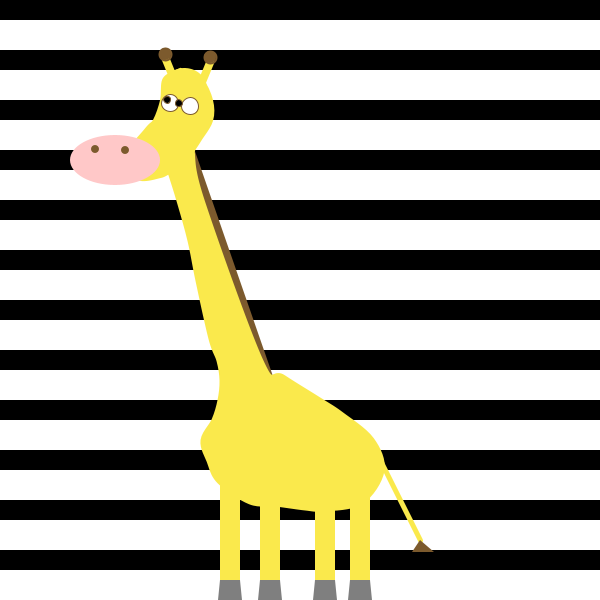
Frame 1 (no input)
Frame 60 (the mouse pressed at the canvas centre just before this capture): identical to frame 1, image omitted
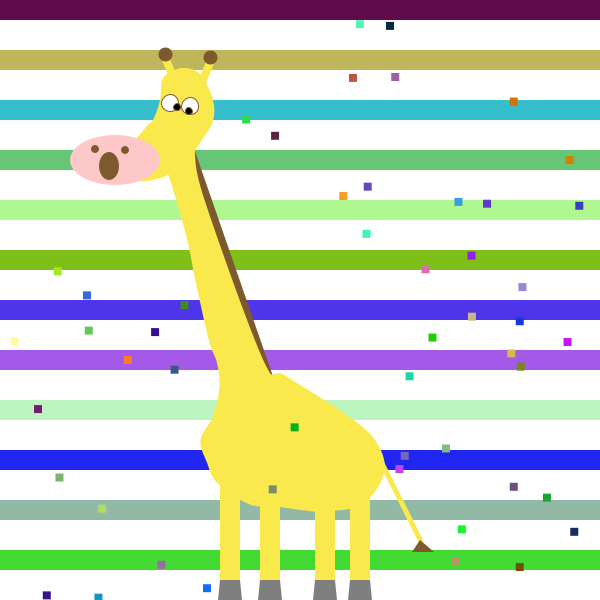
Frame 120 (the mouse held since frame 60 and released just before this capture)

The Processing sketch that drew these frames (run headless with seeded random() and noise(); from frame 60 on, the mouse is pressed at the canvas centre):

// Processing sketch: processing_50210
// ── processing_50210.pde

//HW Assignment 3, Jim Robert's Processing for the Arts @ CMU Spring 2012
//Sarah Keeling, 1/15/12
//Copyright 2012

int yellow = #FAE94C;
int brown = #7C5A2D;
int backgroundColor = 255;
int stripe;
int stripeMove = 1;
int textMov;

void setup () {
  size ( 600, 600);
  frameRate (12);
  smooth ();
  loadPixels();
}

void draw () {
  background (backgroundColor);
  backgroundPattern ();
  Body ();
  Head ();
  Legs ();
  Action ();
}


void backgroundPattern () {
  noStroke ();
  for (int i = 0; i< width; i = i + 50) {
    if (mousePressed) {
      fill  (random(255), random (255), random (255));
      rect (0, i, width, 20);
    }
    else {
      fill (0);
      rect (0, i, width, 20);
    }
  }
}

void Body () {
  // NECK 
  stroke (brown);
  strokeWeight (8);
  line (190, 150, 268, 375);

  //TORSO
  fill (yellow);
  stroke (yellow);
  beginShape ();
  curveVertex ( 190, 150 );
  curveVertex ( 190, 150 );
  curveVertex ( 200, 200 );
  curveVertex ( 259, 361 );
  curveVertex ( 282, 378 );
  curveVertex ( 317, 400 );
  curveVertex ( 340, 415 );
  curveVertex ( 370, 440 );
  curveVertex ( 380, 470 );
  curveVertex ( 360, 500 );
  curveVertex ( 324, 507 );
  curveVertex ( 305, 506 );
  curveVertex ( 275, 502 );
  curveVertex ( 250, 500 );
  curveVertex ( 220, 480 );
  curveVertex ( 210, 460 );
  curveVertex ( 204, 440 );
  curveVertex ( 215, 420 );
  curveVertex ( 221, 400 );
  curveVertex ( 223, 380 );
  curveVertex ( 220, 360 );
  curveVertex ( 212, 338 );
  curveVertex ( 199, 280 );
  curveVertex ( 191, 240 );
  curveVertex ( 180, 200 );
  curveVertex ( 170, 168 );
  curveVertex ( 170, 168 );
  endShape();

  //neckfur
  beginShape ();
  endShape ();

  //TAIL 
  stroke (yellow);
  strokeWeight (5);
  line (380, 460, 420, 540);
  fill (brown);
  noStroke ();
  triangle (420, 540, 412, 552, 434, 552);
}

void Head () {
  //EARS
  fill (yellow);
  stroke (yellow );
  beginShape ();
  curveVertex ( 180, 70 );
  curveVertex ( 180, 70 );
  curveVertex ( 200, 80 );
  curveVertex ( 210, 100 );
  curveVertex ( 210, 120 );
  curveVertex ( 198, 140 );
  curveVertex ( 190, 154 );
  curveVertex ( 180, 184 );
  curveVertex ( 170, 172 );
  curveVertex ( 160, 175 );
  curveVertex ( 140, 178 );
  curveVertex ( 115, 170 );
  curveVertex ( 146, 130 );
  curveVertex ( 155, 120 );
  curveVertex ( 162, 100 );
  curveVertex ( 164, 80 );
  curveVertex ( 173, 73 );
  curveVertex ( 173, 73 );
  endShape (CLOSE);
  ellipse ( 184, 88, 40, 35);

  //ANTLERS
  //>>left
  strokeWeight(8);
  beginShape ();
  vertex (174, 80);
  vertex (174, 80);
  vertex (165, 58);
  vertex (165, 58);
  endShape ();

  //>>right
  beginShape ();
  vertex (198, 90);
  vertex (198, 90);
  vertex (210, 61);
  vertex (210, 61);
  endShape ();

  //annterler knobs
  fill (brown);
  stroke (brown);
  strokeWeight(2);
  ellipse (210, 57, 12, 12);
  ellipse (165, 54, 12, 12);
  strokeWeight (1);

  //NOSE
  noStroke ();
  fill (255, 200, 200);
  ellipse (115, 160, 90, 50);

  //nostrills
  fill (#7C5A2D);
  ellipse (95, 149, 8, 8);
  ellipse (125, 150, 8, 8);

  //EYES
  stroke (brown);
  strokeWeight (1);
  //>> whites
  fill(255);
  ellipse ( 170, 103, 17, 17 );
  ellipse ( 190, 106, 17, 17 );

  //>>pupils
  fill (0);
  float x1 = 173;
  float y1 = 103;
  float x2 = 185;
  float y2 = 107;

  float dx1 = constrain ((mouseX - x1)/30, -14, 4);
  float dy1 = constrain ((mouseY - y1)/30, -14, 4);
  float dx2 = constrain ((mouseX - x2)/30, -14, 4);
  float dy2 = constrain ((mouseY - y2)/30, -14, 4);

  ellipse (x1+dx1, y1+dy1, 7, 7);
  ellipse (x2 + dx2, y2 + dy2, 7, 7);
}

void Legs () {
  int x = 220;
  int y = 480;
  int feetY1 = 580;
  int bot = 600;

  fill (yellow);
  noStroke();
  //>>legs
  rect (x, y, 20, 100);
  rect (x+40, y, 20, 100);
  rect (x+95, y, 20, 100);
  rect (x+130, y, 20, 100);
  //>>feet
  fill (127);
  quad (x, feetY1, x+20, feetY1, x+22, bot, x-2, bot);
  quad (x+40, feetY1, x+ 60, feetY1, x+62, bot, x+38, bot);
  quad (x+95, feetY1, x+95+20, feetY1, x+95+22, bot, x+93, bot);
  quad (x+ 130, feetY1, x+150, feetY1, x+152, bot, x+128, bot);
}

void Action () {
  if (mousePressed) {
    for (int j = 0; j < 50; j++) {
      fill (random(255), random (255), random (255));
      noStroke ();
      rect (random (width), random (height), 8, 8);
    }
    //MOUTH
    fill(brown);
    ellipse (109, 166, 20, 28);
  }
  if (keyPressed) {
    fill (255, 0, 0);
    textSize (60);
    text ("Giraffe!", CENTER, CENTER);
  }
}
